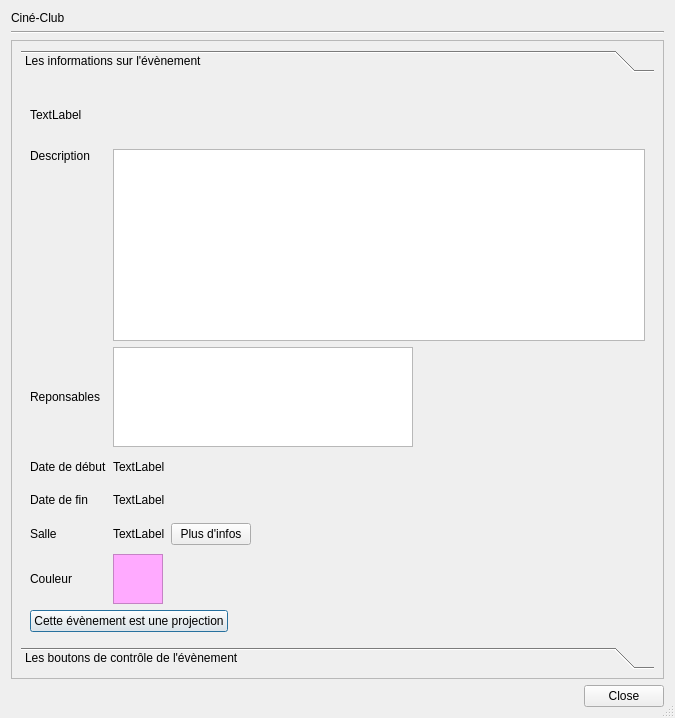
<?xml version="1.0" encoding="UTF-8"?>
<ui version="4.0">
 <class>info_event_dialog</class>
 <widget class="QDialog" name="info_event_dialog">
  <property name="geometry">
   <rect>
    <x>0</x>
    <y>0</y>
    <width>675</width>
    <height>718</height>
   </rect>
  </property>
  <property name="minimumSize">
   <size>
    <width>500</width>
    <height>600</height>
   </size>
  </property>
  <property name="windowTitle">
   <string>Détails d'un évènement</string>
  </property>
  <property name="styleSheet">
   <string notr="true"/>
  </property>
  <property name="sizeGripEnabled">
   <bool>true</bool>
  </property>
  <property name="modal">
   <bool>true</bool>
  </property>
  <layout class="QVBoxLayout" name="verticalLayout">
   <item>
    <widget class="QLabel" name="titre">
     <property name="sizePolicy">
      <sizepolicy hsizetype="Expanding" vsizetype="Minimum">
       <horstretch>0</horstretch>
       <verstretch>0</verstretch>
      </sizepolicy>
     </property>
     <property name="text">
      <string>Ciné-Club</string>
     </property>
    </widget>
   </item>
   <item>
    <widget class="Line" name="line">
     <property name="sizePolicy">
      <sizepolicy hsizetype="Expanding" vsizetype="Fixed">
       <horstretch>0</horstretch>
       <verstretch>0</verstretch>
      </sizepolicy>
     </property>
     <property name="frameShadow">
      <enum>QFrame::Sunken</enum>
     </property>
     <property name="orientation">
      <enum>Qt::Horizontal</enum>
     </property>
    </widget>
   </item>
   <item>
    <widget class="QScrollArea" name="scrollArea">
     <property name="widgetResizable">
      <bool>true</bool>
     </property>
     <widget class="QWidget" name="scrollAreaWidgetContents">
      <property name="geometry">
       <rect>
        <x>0</x>
        <y>0</y>
        <width>655</width>
        <height>641</height>
       </rect>
      </property>
      <layout class="QGridLayout" name="gridLayout_4" rowstretch="0,0">
       <item row="1" column="0">
        <widget class="QToolBox" name="toolBox">
         <property name="currentIndex">
          <number>0</number>
         </property>
         <widget class="QWidget" name="info_page">
          <property name="geometry">
           <rect>
            <x>0</x>
            <y>0</y>
            <width>637</width>
            <height>569</height>
           </rect>
          </property>
          <attribute name="label">
           <string>Les informations sur l'évènement</string>
          </attribute>
          <layout class="QGridLayout" name="gridLayout">
           <item row="0" column="0">
            <layout class="QGridLayout" name="add_event_layout">
             <property name="sizeConstraint">
              <enum>QLayout::SetDefaultConstraint</enum>
             </property>
             <item row="5" column="1">
              <widget class="QLabel" name="date_fin_evenement_value">
               <property name="text">
                <string>TextLabel</string>
               </property>
              </widget>
             </item>
             <item row="2" column="0" alignment="Qt::AlignTop">
              <widget class="QLabel" name="description_evenement_label">
               <property name="text">
                <string>Description</string>
               </property>
               <property name="buddy">
                <cstring>description_evenement_value</cstring>
               </property>
              </widget>
             </item>
             <item row="4" column="1">
              <widget class="QLabel" name="date_debut_evenement_value">
               <property name="text">
                <string>TextLabel</string>
               </property>
              </widget>
             </item>
             <item row="8" column="0" colspan="2" alignment="Qt::AlignLeft">
              <widget class="QPushButton" name="projection_evenement_btn">
               <property name="sizePolicy">
                <sizepolicy hsizetype="Fixed" vsizetype="Fixed">
                 <horstretch>0</horstretch>
                 <verstretch>0</verstretch>
                </sizepolicy>
               </property>
               <property name="text">
                <string>Cette évènement est une projection</string>
               </property>
              </widget>
             </item>
             <item row="6" column="0">
              <widget class="QLabel" name="salle_label">
               <property name="text">
                <string>Salle</string>
               </property>
               <property name="buddy">
                <cstring>salle_info_btn</cstring>
               </property>
              </widget>
             </item>
             <item row="5" column="0">
              <widget class="QLabel" name="date_fin_label">
               <property name="text">
                <string>Date de fin</string>
               </property>
              </widget>
             </item>
             <item row="4" column="0">
              <widget class="QLabel" name="date_debut_label">
               <property name="text">
                <string>Date de début</string>
               </property>
              </widget>
             </item>
             <item row="3" column="0">
              <widget class="QLabel" name="responsables_label">
               <property name="text">
                <string>Reponsables</string>
               </property>
               <property name="buddy">
                <cstring>responsable_list_widget</cstring>
               </property>
              </widget>
             </item>
             <item row="7" column="0">
              <widget class="QLabel" name="event_color_label">
               <property name="text">
                <string>Couleur</string>
               </property>
              </widget>
             </item>
             <item row="7" column="1">
              <widget class="QFrame" name="color_evenement_frame">
               <property name="sizePolicy">
                <sizepolicy hsizetype="Fixed" vsizetype="Preferred">
                 <horstretch>0</horstretch>
                 <verstretch>0</verstretch>
                </sizepolicy>
               </property>
               <property name="minimumSize">
                <size>
                 <width>50</width>
                 <height>50</height>
                </size>
               </property>
               <property name="styleSheet">
                <string notr="true">background-color: rgb(255, 170, 255)</string>
               </property>
               <property name="frameShape">
                <enum>QFrame::StyledPanel</enum>
               </property>
               <property name="frameShadow">
                <enum>QFrame::Raised</enum>
               </property>
              </widget>
             </item>
             <item row="0" column="0" rowspan="2" colspan="2">
              <widget class="QLabel" name="nom_evenement_value">
               <property name="styleSheet">
                <string notr="true">font: 14pt &quot;Arial&quot;;</string>
               </property>
               <property name="text">
                <string>TextLabel</string>
               </property>
              </widget>
             </item>
             <item row="3" column="1">
              <widget class="QListWidget" name="responsable_list_widget">
               <property name="sizePolicy">
                <sizepolicy hsizetype="Expanding" vsizetype="Fixed">
                 <horstretch>0</horstretch>
                 <verstretch>0</verstretch>
                </sizepolicy>
               </property>
               <property name="maximumSize">
                <size>
                 <width>300</width>
                 <height>100</height>
                </size>
               </property>
              </widget>
             </item>
             <item row="6" column="1" alignment="Qt::AlignLeft">
              <widget class="QWidget" name="salle_container" native="true">
               <layout class="QHBoxLayout" name="horizontalLayout" stretch="0,1">
                <property name="leftMargin">
                 <number>0</number>
                </property>
                <property name="topMargin">
                 <number>0</number>
                </property>
                <property name="rightMargin">
                 <number>0</number>
                </property>
                <property name="bottomMargin">
                 <number>0</number>
                </property>
                <item>
                 <widget class="QLabel" name="salle_label_value">
                  <property name="sizePolicy">
                   <sizepolicy hsizetype="Fixed" vsizetype="Preferred">
                    <horstretch>0</horstretch>
                    <verstretch>0</verstretch>
                   </sizepolicy>
                  </property>
                  <property name="text">
                   <string>TextLabel</string>
                  </property>
                  <property name="buddy">
                   <cstring>salle_info_btn</cstring>
                  </property>
                 </widget>
                </item>
                <item alignment="Qt::AlignLeft">
                 <widget class="QPushButton" name="salle_info_btn">
                  <property name="sizePolicy">
                   <sizepolicy hsizetype="Fixed" vsizetype="Fixed">
                    <horstretch>0</horstretch>
                    <verstretch>0</verstretch>
                   </sizepolicy>
                  </property>
                  <property name="text">
                   <string>Plus d'infos</string>
                  </property>
                 </widget>
                </item>
               </layout>
              </widget>
             </item>
             <item row="2" column="1">
              <widget class="QTextBrowser" name="description_evenement_value">
               <property name="sizePolicy">
                <sizepolicy hsizetype="Expanding" vsizetype="Fixed">
                 <horstretch>0</horstretch>
                 <verstretch>0</verstretch>
                </sizepolicy>
               </property>
               <property name="maximumSize">
                <size>
                 <width>16777215</width>
                 <height>250</height>
                </size>
               </property>
               <property name="readOnly">
                <bool>true</bool>
               </property>
              </widget>
             </item>
            </layout>
           </item>
          </layout>
         </widget>
         <widget class="QWidget" name="dashboard_page">
          <property name="geometry">
           <rect>
            <x>0</x>
            <y>0</y>
            <width>637</width>
            <height>531</height>
           </rect>
          </property>
          <attribute name="label">
           <string>Les boutons de contrôle de l'évènement</string>
          </attribute>
          <layout class="QFormLayout" name="formLayout">
           <item row="0" column="0">
            <widget class="QLabel" name="reserver_salle_lable">
             <property name="text">
              <string>Réservation de la salle</string>
             </property>
            </widget>
           </item>
           <item row="0" column="1">
            <widget class="QCheckBox" name="reserver_salle_checkbox">
             <property name="text">
              <string>Réserver?</string>
             </property>
            </widget>
           </item>
           <item row="1" column="0">
            <widget class="QLabel" name="invites_label">
             <property name="text">
              <string>Les invités</string>
             </property>
            </widget>
           </item>
           <item row="1" column="1">
            <widget class="QCheckBox" name="invites_disponbile_checkbox">
             <property name="text">
              <string>Disponible?</string>
             </property>
            </widget>
           </item>
           <item row="2" column="0">
            <widget class="QLabel" name="amuses_bouches_label">
             <property name="text">
              <string>Amuses bouches</string>
             </property>
            </widget>
           </item>
           <item row="2" column="1">
            <widget class="QCheckBox" name="amuse_bouches_checkbox">
             <property name="text">
              <string>Disponible?</string>
             </property>
            </widget>
           </item>
           <item row="3" column="0">
            <widget class="QLabel" name="gerer_evenement_label">
             <property name="text">
              <string>Gérer l'évènement</string>
             </property>
            </widget>
           </item>
           <item row="3" column="1">
            <widget class="QPushButton" name="prendre_charge_btn">
             <property name="sizePolicy">
              <sizepolicy hsizetype="Fixed" vsizetype="Fixed">
               <horstretch>0</horstretch>
               <verstretch>0</verstretch>
              </sizepolicy>
             </property>
             <property name="minimumSize">
              <size>
               <width>200</width>
               <height>0</height>
              </size>
             </property>
             <property name="text">
              <string>Prendre en charge</string>
             </property>
            </widget>
           </item>
          </layout>
         </widget>
        </widget>
       </item>
      </layout>
     </widget>
    </widget>
   </item>
   <item>
    <widget class="QDialogButtonBox" name="buttonBox">
     <property name="standardButtons">
      <set>QDialogButtonBox::Close</set>
     </property>
    </widget>
   </item>
  </layout>
 </widget>
 <tabstops>
  <tabstop>scrollArea</tabstop>
  <tabstop>description_evenement_value</tabstop>
  <tabstop>responsable_list_widget</tabstop>
  <tabstop>salle_info_btn</tabstop>
  <tabstop>projection_evenement_btn</tabstop>
 </tabstops>
 <resources/>
 <connections>
  <connection>
   <sender>buttonBox</sender>
   <signal>accepted()</signal>
   <receiver>info_event_dialog</receiver>
   <slot>accept()</slot>
   <hints>
    <hint type="sourcelabel">
     <x>275</x>
     <y>644</y>
    </hint>
    <hint type="destinationlabel">
     <x>157</x>
     <y>274</y>
    </hint>
   </hints>
  </connection>
  <connection>
   <sender>buttonBox</sender>
   <signal>rejected()</signal>
   <receiver>info_event_dialog</receiver>
   <slot>reject()</slot>
   <hints>
    <hint type="sourcelabel">
     <x>343</x>
     <y>644</y>
    </hint>
    <hint type="destinationlabel">
     <x>286</x>
     <y>274</y>
    </hint>
   </hints>
  </connection>
 </connections>
</ui>
